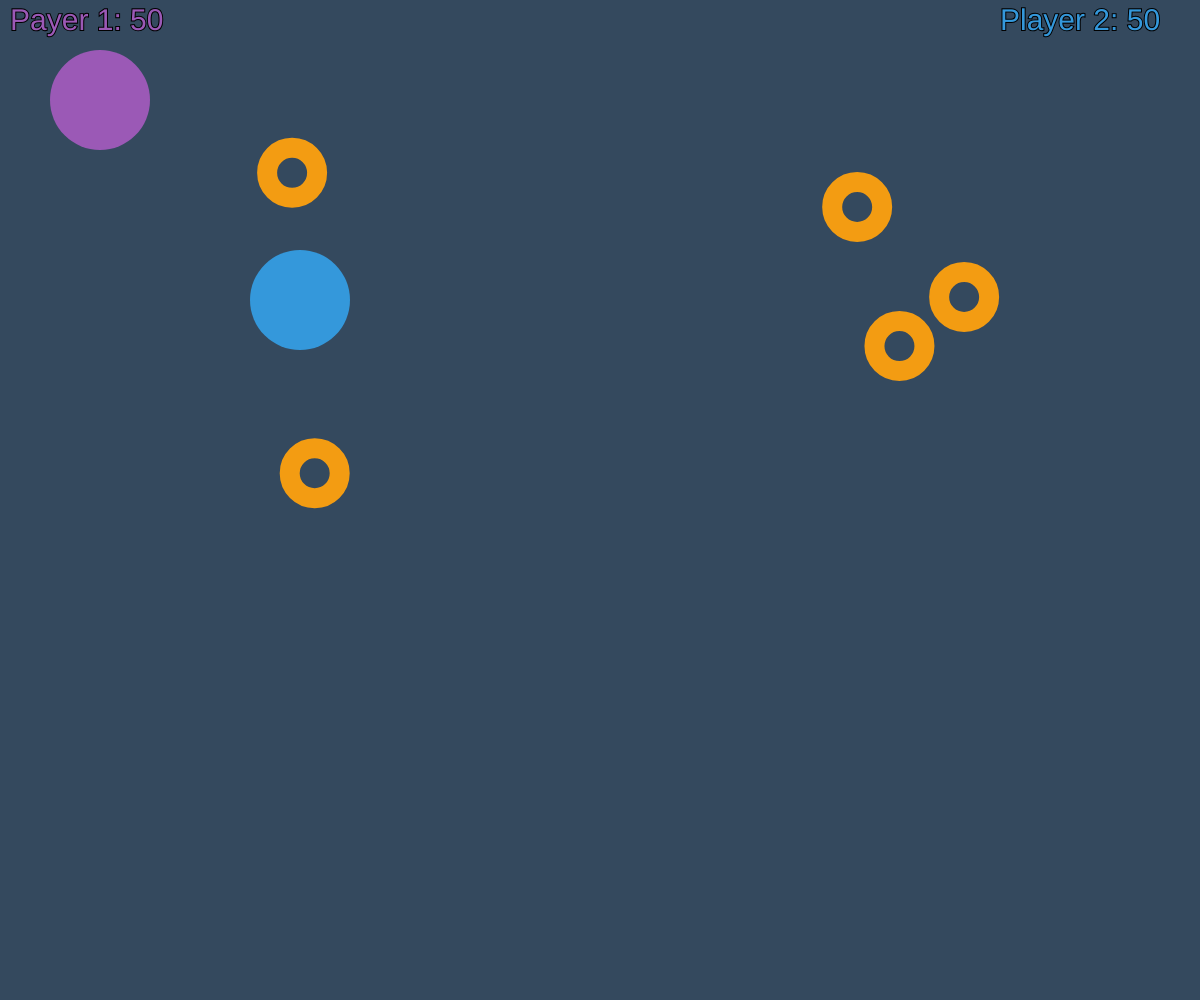
Frame 1 (no input)
Frame 60 (no input): identical to frame 1, image omitted
Frame 120 (the mouse pressed at the canvas centre since frame 60): identical to frame 1, image omitted

The p5.js sketch that drew this single still picture (run headless with seeded random() and noise() and a simulated clock; from frame 60 on, the mouse is pressed at the canvas centre):

// p5.js sketch
// ── sketch.js
class Player {
  
  constructor(posX, posY, radius, color){
    this.posX = posX;
    this.posY = posY;
    this.radius = radius;
    this.red= red;
    this.green= green;
    this.blue= blue;
    
    this.moveSpeed = 10;
    
  }
  
  draw(){
    noStroke();
    fill(this.red, this.green, this.blue);
    circle(this.posX, this.posY, this.radius * 2);
  }
    checkEaten(player){
      const distanceWithPlayer = dist(this.posX, this.posY, player.posX, player.posY);
      if(distanceWithPlayer <= this.radius + player.radius){
        this.posX = random(width); this.posY = random(height);
      }
  }

  moveUp(){
    if(this.posY - this.radius > 0 ){
     this.posY = this.posY - this.moveSpeed; 
    }
    
  }
  
  moveDown(){
    if(this.posY + this.radius < height){
    this.posY = this.posY + this.moveSpeed;}
  }
  
  moveRight(){
    if(this.posX + this.radius < width){
    this.posX = this.posX + this.moveSpeed;}
  }
  
  moveLeft(){
    if(this.posX - this.radius > 0){
      this.posX = this.posX - this.moveSpeed;
    }
  }
}

class Food {
  constructor(posX,posY){
    this.posX = posX;
    this.posY = posY;
    this.radius = 25
    
    
  }
  draw(){
    if(!this.eaten){
      strokeWeight(20);
      stroke(243,156,18);
      fill(52,73,94);
      circle(this.posX,this.posY, this.radius * 2);
    }
  }
  
  checkEaten(player){
      const distanceWithPlayer = dist(this.posX, this.posY, player.posX, player.posY);
      if(distanceWithPlayer <= this.radius + player.radius){
        this.posX = random(width); this.posY = random(height);
        player.radius = player.radius+2;
      }
  }
}



function checkPressedKeys(){
  
  if (keyIsDown(LEFT_ARROW)) {
    firstPlayer.moveLeft();

  }
  
  if (keyIsDown(RIGHT_ARROW)){
    firstPlayer.moveRight();

  }
  
  if (keyIsDown(UP_ARROW)){
    firstPlayer.moveUp();
  
  } 

  if (keyIsDown(DOWN_ARROW)){
    firstPlayer.moveDown();

  }
  
  
  if (keyIsDown(65)) {
    secondPlayer.moveLeft();

  } 
  if (keyIsDown(68)){
    secondPlayer.moveRight();

  } 
  if (keyIsDown(87)){
    secondPlayer.moveUp();
  
  }
  if (keyIsDown(83)){
    secondPlayer.moveDown();

  }
  
}


let firstPlayer;
let secondPlayer;

let food1;
let food2;
let food3;
let food4;
let food5;

function setup() {
  firstPlayer = new Player(posX=100, posY=100, radius=50, red=155, green=89, blue=182);
  secondPlayer = new Player(posX=300, posY=300, radius=50,red=52, green=152, blue=219);

  food1 = new Food(posX=random(windowWidth), posY=random(windowHeight));
  food2 = new Food(posX=random(windowWidth), posY=random(windowHeight));
  food3 = new Food(posX=random(windowWidth), posY=random(windowHeight));
  food4 = new Food(posX=random(windowWidth), posY=random(windowHeight));
  food5 = new Food(posX=random(windowWidth), posY=random(windowHeight));
  
  createCanvas(windowWidth, windowHeight);
}

function draw() {
  
  background(52,73,94);

  checkPressedKeys();
  
  food1.checkEaten(firstPlayer);
  food1.checkEaten(secondPlayer);
  food2.checkEaten(firstPlayer);
  food2.checkEaten(secondPlayer);
  food3.checkEaten(firstPlayer);
  food3.checkEaten(secondPlayer);
  food4.checkEaten(firstPlayer);
  food4.checkEaten(secondPlayer);
  food5.checkEaten(firstPlayer);
  food5.checkEaten(secondPlayer);

  //firstPlayer.checkEaten(secondPlayer);
  //secondPlayer.checkEaten(firstPlayer);
  
  
  
  
  firstPlayer.draw();
  secondPlayer.draw(); 
  food1.draw();
  food2.draw();
  food3.draw();
  food4.draw();
  food5.draw();
  
  strokeWeight(2);
  stroke(1);
  fill(155,89,182);
  textSize(30);
  text("Payer 1: " + firstPlayer.radius,10,30);
  fill(52,152,219);
  text("Player 2: " +  secondPlayer.radius, width - 200,30);
  
  if( firstPlayer.radius >= 100){
    background(155,89,182); 
    fill(255,255,255);
    textSize(30);
    text("First player won!",width/2-125,height/2);
    
  }else if(secondPlayer.radius >= 100 ){
    background(52,152,219);
    fill(255,255,255);
    textSize(30);
    text("Second won!",width/2-125,height/2);
  }
}
